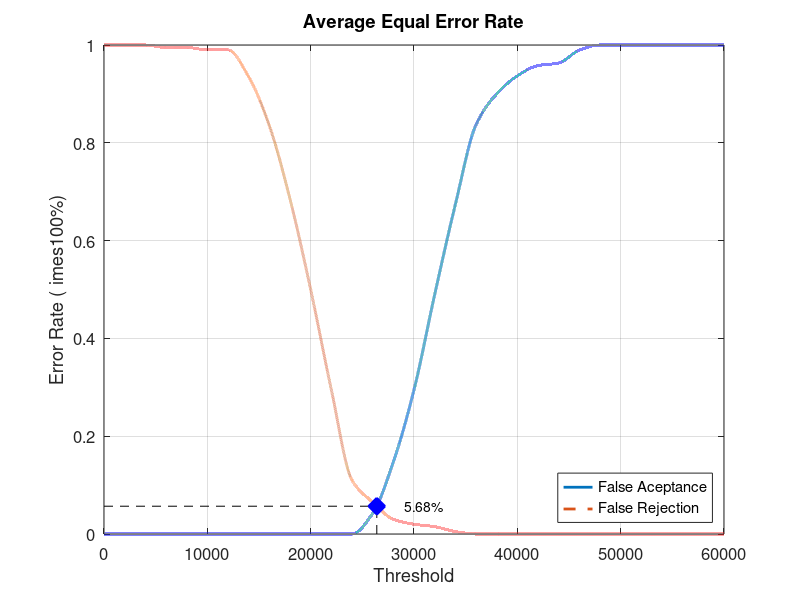
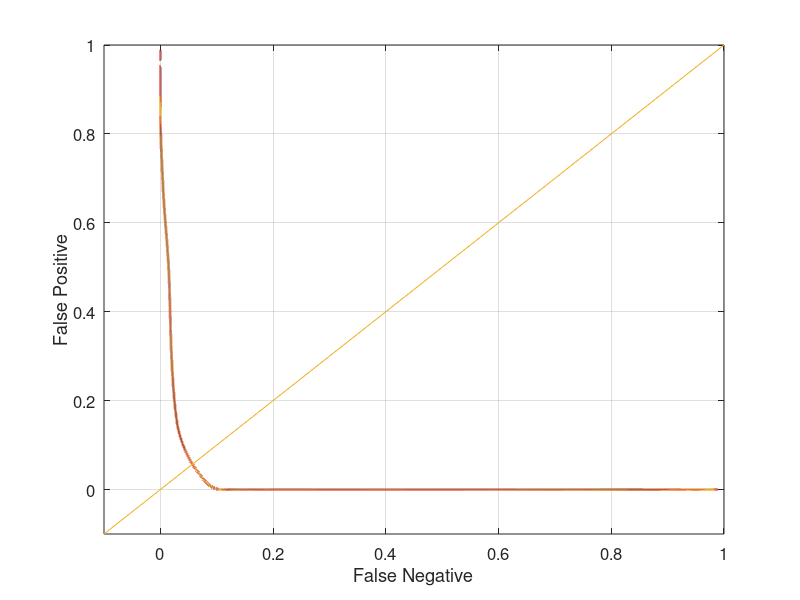

MATLAB code for these plots, in order:
close all;
clear;
clc;
x = 0:2000:60000;
xq = 0:0.5:60000;

y0 = [0 0 0 0 0 0 0 0 0 0 0 0 0 0.0421053 0.147368 0.294737 0.489474 0.673684 0.836842 0.9 0.936842 0.957895 0.963158 0.989474 1 1 1 1 1 1 1]
yy0 = interp1(x, y0, xq, 'pchip');
y1 = [1 1 1 0.995 0.995 0.99 0.99 0.935 0.835 0.685 0.5 0.295 0.11 0.065 0.03 0.02 0.015 0.005 0 0 0 0 0 0 0 0 0 0 0 0 0]
yy1 = interp1(x, y1, xq, 'pchip');

% Calculating EER: 
y2 = abs(y0 - y1);
find(y2 == min(y2))
yy2 = abs(yy0 - yy1);
xEER = find(yy2 == min(yy2));
xEERIndex = xq(xEER) % X-axis EER
yEER = yy0(xEER) % Y-axis EER

main = figure
plot(xq, yy0,'-','LineWidth', 2);	hold on
plot(xq, yy1,'--','LineWidth', 2);	hold on
plot([xEERIndex xEERIndex], [0 yEER], 'k--');	hold on
plot([0 xEERIndex], [yEER yEER], 'k--');	hold on
plot(xEERIndex, yEER, 'bx', 'LineWidth', 10);	hold on
text(xEERIndex + 10 * xEERIndex / 100, yEER, [num2str(round((10000 * yEER)) / 100) '%'])
legend('False Aceptance', 'False Rejection', 'Location', 'SouthEast')
xlabel('Threshold')
ylabel('Error Rate (	imes100%)')
title('Average Equal Error Rate')
set(gca, 'FontSize', 12)
axis([0 60000 0 1])
grid on

print(main, 'Database2_4Main', '-dpng');
FNRxFPR = figure('Color', [1 1 1]);
plot(yy1, yy0, '-', yy1, yy0, 'LineWidth', 2);
hold on
y = -0.1:0.1:1
plot(y, y); 
set(gca, 'FontSize', 12)
xlabel('False Negative')
ylabel('False Positive')
axis([-0.1 1 -0.1 1])
set(gca, 'FontSize', 12)
grid on

print(FNRxFPR, 'Database2_4FNRxFPR','-dpng');
